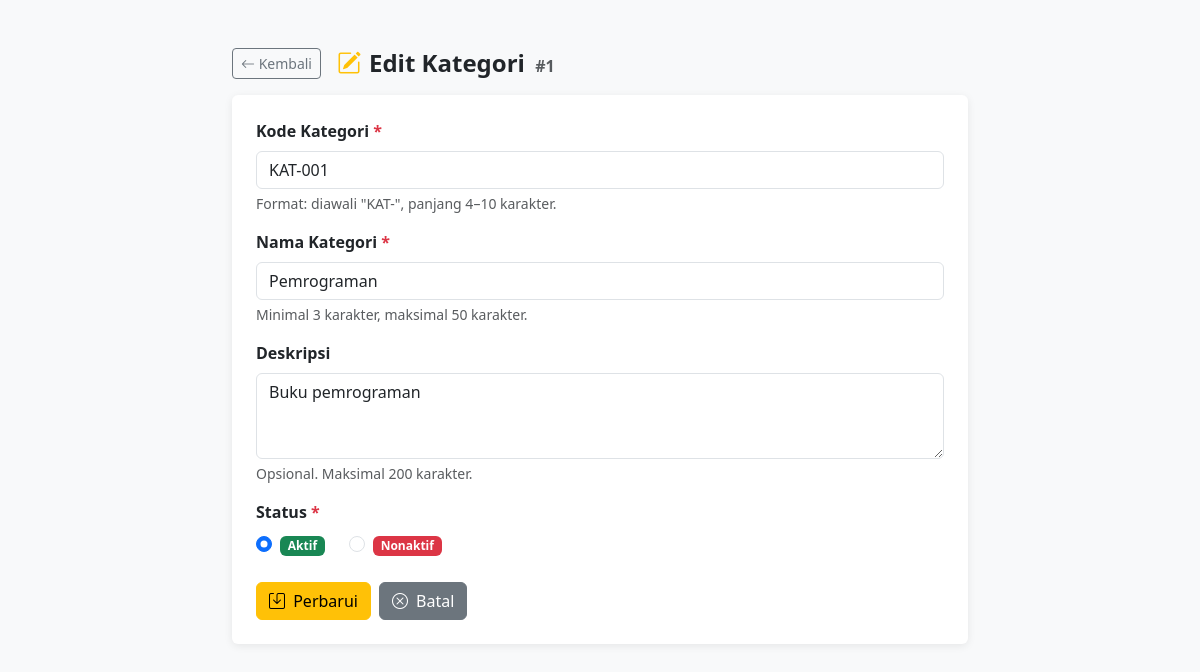
The page /edit.php?id=1 on the database its author committed.
### tables this page shows
CREATE TABLE `kategori` (
  `id_kategori` int NOT NULL,
  `kode_kategori` varchar(10) NOT NULL,
  `nama_kategori` varchar(50) NOT NULL,
  `deskripsi` text,
  `status` enum('Aktif','Nonaktif') DEFAULT 'Aktif',
  `created_at` timestamp NULL DEFAULT CURRENT_TIMESTAMP
);

### edit.php (the view, shortened to what this page needs)
<!DOCTYPE html>
<html lang="id">
<head>
    <link href="https://cdn.jsdelivr.net/npm/bootstrap@5.3.0/dist/css/bootstrap.min.css" rel="stylesheet">
    <link href="https://cdn.jsdelivr.net/npm/bootstrap-icons@1.10.5/font/bootstrap-icons.css" rel="stylesheet">
</head>
<body>
<?php
require_once 'config/database.php';
$id = isset($_GET['id']) ? (int)$_GET['id'] : 0;
$cek_id = $conn->prepare("SELECT id_kategori, kode_kategori, nama_kategori, deskripsi, status FROM kategori WHERE id_kategori = ?");
$cek_id->bind_param('i', $id);
$cek_id->execute();
$res_id = $cek_id->get_result();
$data = $res_id->fetch_assoc();
$errors    = [];
$kode      = $data['kode_kategori'];
$nama      = $data['nama_kategori'];
$deskripsi = $data['deskripsi'] ?? '';
$status    = $data['status'];
?>
<div class="container mt-5 mb-5">
    <div class="row justify-content-center">
        <div class="col-md-8">
            <div class="d-flex align-items-center mb-3">
                <a href="index.php" class="btn btn-outline-secondary btn-sm me-3">
                    <i class="bi bi-arrow-left"></i> Kembali
                </a>
                <h4 class="fw-bold mb-0">
                    <i class="bi bi-pencil-square text-warning me-2"></i>Edit Kategori
                    <small class="text-muted fs-6 ms-1">#<?= $id ?></small>
                </h4>
            </div>
            <div class="card">
                <div class="card-body p-4">
                    <form method="POST" novalidate>
                        <div class="mb-3">
                            <label for="kode_kategori" class="form-label fw-semibold">
                                Kode Kategori <span class="text-danger">*</span>
                            </label>
                            <input type="text"
                                   id="kode_kategori"
                                   name="kode_kategori"
                                   class="form-control <?= isset($errors['kode']) ? 'is-invalid' : '' ?>"
                                   value="<?= htmlspecialchars($kode) ?>"
                                   placeholder="Contoh: KAT-004"
                                   maxlength="10"
                                   required>
                            <?php if (isset($errors['kode'])): ?>
                                <div class="invalid-feedback"><?= $errors['kode'] ?></div>
                            <?php else: ?>
                                <div class="form-text">Format: diawali "KAT-", panjang 4–10 karakter.</div>
                            <?php endif; ?>
                        </div>
                        <div class="mb-3">
                            <label for="nama_kategori" class="form-label fw-semibold">
                                Nama Kategori <span class="text-danger">*</span>
                            </label>
                            <input type="text"
                                   id="nama_kategori"
                                   name="nama_kategori"
                                   class="form-control <?= isset($errors['nama']) ? 'is-invalid' : '' ?>"
                                   value="<?= htmlspecialchars($nama) ?>"
                                   placeholder="Contoh: Pemrograman"
                                   maxlength="50"
                                   required>
                            <?php if (isset($errors['nama'])): ?>
                                <div class="invalid-feedback"><?= $errors['nama'] ?></div>
                            <?php else: ?>
                                <div class="form-text">Minimal 3 karakter, maksimal 50 karakter.</div>
                            <?php endif; ?>
                        </div>
                        <div class="mb-3">
                            <label for="deskripsi" class="form-label fw-semibold">Deskripsi</label>
                            <textarea id="deskripsi"
                                      name="deskripsi"
                                      rows="3"
                                      class="form-control <?= isset($errors['deskripsi']) ? 'is-invalid' : '' ?>"
                                      placeholder="Keterangan singkat (opsional)"
                                      maxlength="200"><?= htmlspecialchars($deskripsi) ?></textarea>
                            <?php if (isset($errors['deskripsi'])): ?>
                                <div class="invalid-feedback"><?= $errors['deskripsi'] ?></div>
                            <?php else: ?>
                                <div class="form-text">Opsional. Maksimal 200 karakter.</div>
                            <?php endif; ?>
                        </div>
                        <div class="mb-4">
                            <label class="form-label fw-semibold">
                                Status <span class="text-danger">*</span>
                            </label>
                            <div class="d-flex gap-4">
                                <div class="form-check">
                                    <input class="form-check-input" type="radio" name="status" id="statusAktif"
                                           value="Aktif" <?= $status === 'Aktif' ? 'checked' : '' ?>>
                                    <label class="form-check-label" for="statusAktif">
                                        <span class="badge bg-success">Aktif</span>
                                    </label>
                                </div>
                                <div class="form-check">
                                    <input class="form-check-input" type="radio" name="status" id="statusNonaktif"
                                           value="Nonaktif" <?= $status === 'Nonaktif' ? 'checked' : '' ?>>
                                    <label class="form-check-label" for="statusNonaktif">
                                        <span class="badge bg-danger">Nonaktif</span>
                                    </label>
                                </div>
                            </div>
                        </div>
                        <div class="d-flex gap-2">
                            <button type="submit" class="btn btn-warning">
                                <i class="bi bi-save me-1"></i> Perbarui
                            </button>
                            <a href="index.php" class="btn btn-secondary">
                                <i class="bi bi-x-circle me-1"></i> Batal
                            </a>
                        </div>
                    </form>
                </div>
            </div>
        </div>
    </div>
</div>
</body>
</html>

### edit.php (style rules this page uses)
body { background-color: #f8f9fa; }
.card { box-shadow: 0 2px 8px rgba(0,0,0,.08); border: none; }

### rows shown on the page
kategori: kode_kategori "KAT-001", nama_kategori "Pemrograman", deskripsi "Buku pemrograman", status "☑ Aktif", status "☐ Nonaktif"

### other values the page prints
$id "1"
